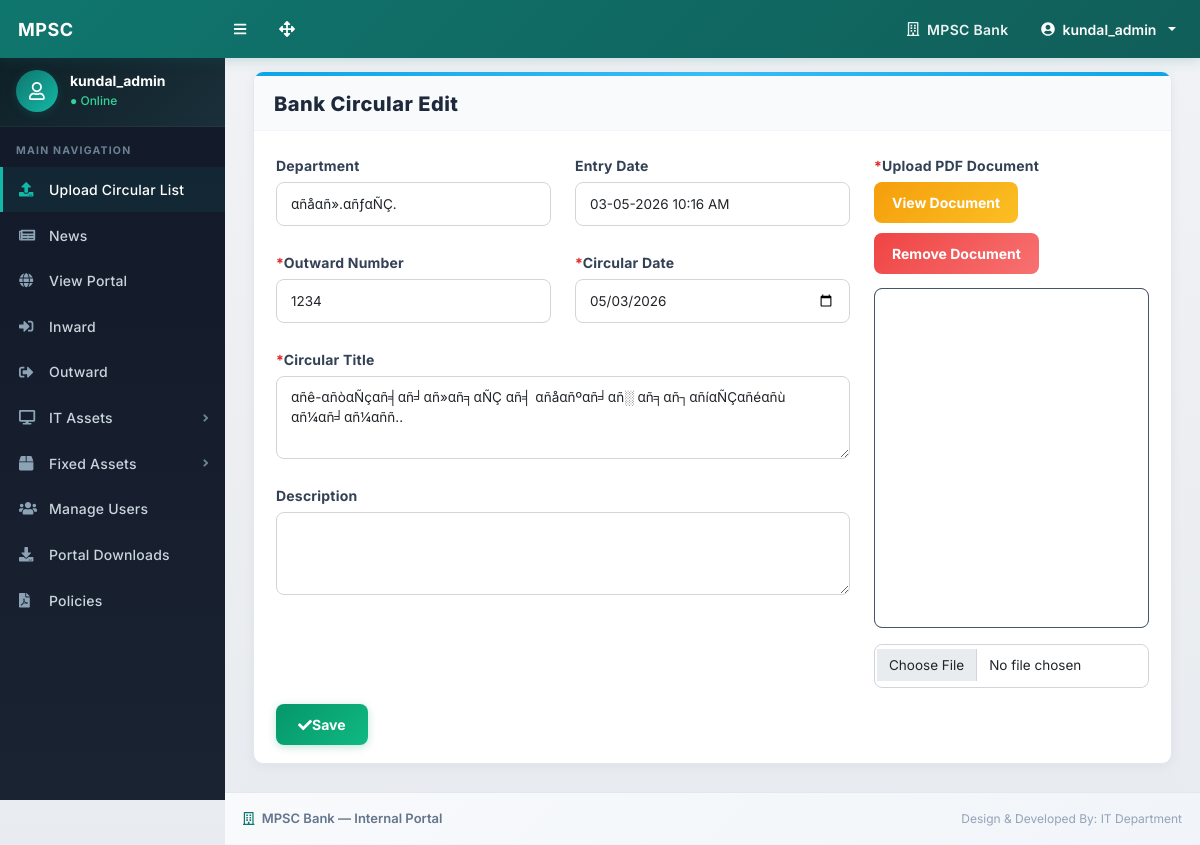
The page /edit-circular.php?id=1 (signed in) on the database its author committed.
### tables this page shows
CREATE TABLE `circulars` (
  `id` int(11) NOT NULL AUTO_INCREMENT,
  `circular_no` varchar(100) NOT NULL,
  `title` text NOT NULL,
  `department` varchar(255) NOT NULL,
  `description` text DEFAULT NULL,
  `file_name` varchar(255) DEFAULT NULL,
  `original_file_name` varchar(255) DEFAULT NULL,
  `publish_date` date NOT NULL,
  `created_by` int(11) DEFAULT NULL,
  `is_active` tinyint(1) NOT NULL DEFAULT 1,
  `created_at` datetime NOT NULL DEFAULT current_timestamp(),
  PRIMARY KEY (`id`)
);

CREATE TABLE `departments` (
  `id` int(11) NOT NULL AUTO_INCREMENT,
  `department_name` varchar(255) NOT NULL,
  `is_active` tinyint(1) NOT NULL DEFAULT 1,
  PRIMARY KEY (`id`)
);

### edit-circular.php (the view, shortened to what this page needs)
<?php
include_once('./includes/config.php');
$id = (int)$_GET['id'];
$getStmt = mysqli_prepare($con, "SELECT * FROM circulars WHERE id=?");
mysqli_stmt_bind_param($getStmt, "i", $id);
mysqli_stmt_execute($getStmt);
$result = mysqli_stmt_get_result($getStmt);
$row = mysqli_fetch_assoc($result);
$deptQuery = mysqli_query($con, "SELECT department_name FROM departments WHERE is_active=1 ORDER BY department_name ASC");
?>
<!DOCTYPE html>
<html lang="en">
<head>
    <link href="./css/styles.css" rel="stylesheet" />
    <link href="./css/custom.css" rel="stylesheet" />
    <link href="./css/circular.css" rel="stylesheet" />
</head>
<body class="sb-nav-fixed">
<?php include_once('./includes/navbar.php'); ?>
<div id="layoutSidenav">
    <?php include_once('./includes/sidebar.php'); ?>
    <div id="layoutSidenav_content">
        <main>
            <div class="container-fluid px-3">
                <div class="edit-circular-page">
                    <div class="edit-circular-panel">
                        <h2 class="edit-circular-title">Bank Circular Edit</h2>
                        <div class="edit-circular-body">
                            <form method="post" enctype="multipart/form-data" class="edit-circular-form">
                                <div class="row">
                                    <div class="col-lg-8">
                                        <div class="row mb-4">
                                            <div class="col-md-6">
                                                <label class="edit-label">Department</label>
                                                <select name="department" class="form-select" required>
                                                    <?php while ($dept = mysqli_fetch_assoc($deptQuery)) { ?>
                                                        <option value="<?php echo htmlspecialchars($dept['department_name']); ?>"
                                                            <?php echo ($row['department'] == $dept['department_name']) ? 'selected' : ''; ?>>
                                                            <?php echo htmlspecialchars($dept['department_name']); ?>
                                                        </option>
                                                    <?php } ?>
                                                </select>
                                            </div>
                                            <div class="col-md-6">
                                                <label class="edit-label">Entry Date</label>
                                                <input type="text" class="form-control" value="<?php echo date('d-m-Y H:i A', strtotime($row['created_at'])); ?>" readonly>
                                            </div>
                                        </div>
                                        <div class="row mb-4">
                                            <div class="col-md-6">
                                                <label class="edit-label"><span class="req">*</span>Outward Number</label>
                                                <input type="text" name="circular_no" class="form-control" value="<?php echo htmlspecialchars($row['circular_no']); ?>" required>
                                            </div>
                                            <div class="col-md-6">
                                                <label class="edit-label"><span class="req">*</span>Circular Date</label>
                                                <input type="date" name="publish_date" class="form-control" value="<?php echo htmlspecialchars($row['publish_date']); ?>" required>
                                            </div>
                                        </div>
                                        <div class="mb-4">
                                            <label class="edit-label"><span class="req">*</span>Circular Title</label>
                                            <textarea name="title" class="form-control" rows="3" required><?php echo htmlspecialchars($row['title']); ?></textarea>
                                        </div>
                                        <div class="mb-4">
                                            <label class="edit-label">Description</label>
                                            <textarea name="description" class="form-control" rows="3"><?php echo htmlspecialchars($row['description']); ?></textarea>
                                        </div>
                                    </div>
                                    <div class="col-lg-4">
                                        <label class="edit-label"><span class="req">*</span>Upload PDF Document</label>
                                        <div class="doc-action-row">
                                            <?php if (!empty($row['file_name'])) { ?>
                                                <a href="uploads/circulars/<?php echo rawurlencode($row['file_name']); ?>" target="_blank" class="doc-btn-view">View Document</a>
                                                <a href="edit-circular.php?id=<?php echo $id; ?>&remove_doc=1" class="doc-btn-remove"
                                                   onclick="return confirm('Remove current document?');">Remove Document</a>
                                            <?php } ?>
                                        </div>
                                        <div class="pdf-preview-box mb-3">
                                            <?php if (!empty($row['file_name'])) { ?>
                                                <iframe src="uploads/circulars/<?php echo rawurlencode($row['file_name']); ?>"></iframe>
                                            <?php } else { ?>
                                                <div style="color:#fff; padding:20px;">No document available.</div>
                                            <?php } ?>
                                        </div>
                                        <input type="file" name="circular_file" class="form-control" accept=".pdf">
                                    </div>
                                </div>
                                <div class="mt-3">
                                    <button type="submit" name="submit" class="save-btn-ref">
                                        <i class="fas fa-check"></i>Save
                                    </button>
                                </div>
                            </form>
                        </div>
                    </div>
                </div>
            </div>
        </main>
        <?php include_once('./includes/footer.php'); ?>
    </div>
</div>
</body>
</html>

### css/custom.css (style rules this page uses)
body { background-color: #f0f2f5 !important; font-family: 'Inter', 'Segoe UI', Arial, Helvetica, sans-serif; -webkit-font-smoothing: antialiased; -moz-osx-font-smoothing: grayscale; }
#layoutSidenav_content { background: linear-gradient(180deg, #f0f2f5 0%, #e8ebef 100%); }
.container-fluid { padding-left: 18px !important; padding-right: 18px !important; }

### css/circular.css (style rules this page uses)
.add-circular-page, .edit-circular-page { background: linear-gradient(180deg, #f0f2f5 0%, #e8ebef 100%); min-height: 100%; padding: 16px 10px 28px 10px; }
.add-circular-panel, .edit-circular-panel { background: #ffffff; border: 1px solid #e2e8f0; border-top: none; border-radius: 10px; overflow: hidden; box-shadow: 0 2px 12px rgba(0,0,0,0.05); }
.add-circular-panel::before, .edit-circular-panel::before { content: ''; display: block; height: 4px; background: linear-gradient(90deg, #0ea5e9, #38bdf8, #0ea5e9); }
.add-circular-title, .edit-circular-title { font-size: 20px; font-weight: 800; color: #1e293b; margin: 0; padding: 16px 20px 14px 20px; border-bottom: 1px solid #f1f5f9; background: #f8fafc; letter-spacing: 0.5px; }
.add-circular-body, .edit-circular-body { padding: 22px 22px 18px 22px; }
.add-label, .edit-label { font-size: 14px; font-weight: 700; color: #334155; margin-bottom: 6px; letter-spacing: 0.2px; }
.add-label .req, .edit-label .req { color: #dc2626; }
.add-circular-form .form-control, .add-circular-form .form-select, .edit-circular-form .form-control, .edit-circular-form .form-select { min-height: 44px; border: 1.5px solid #d1d5db; border-radius: 8px !important; box-shadow: none !important; font-size: 13.5px; padding: 10px 14px; background: #fff; transition: border-color 0.2s ease, box-shadow 0.2s ease; }
.add-circular-form textarea.form-control, .edit-circular-form textarea.form-control { min-height: 80px; resize: vertical; }
.save-btn-ref { background: linear-gradient(135deg, #059669 0%, #10b981 100%); color: #fff !important; border: none; border-radius: 8px; padding: 10px 22px; font-size: 14px; font-weight: 700; box-shadow: 0 2px 8px rgba(5, 150, 105, 0.25); transition: all 0.25s ease; cursor: pointer; }
.doc-action-row { display: flex; gap: 10px; flex-wrap: wrap; margin-bottom: 14px; }
.doc-btn-view { display: inline-block; background: linear-gradient(135deg, #f59e0b 0%, #fbbf24 100%); color: #fff !important; text-decoration: none; border-radius: 8px; padding: 10px 18px; font-size: 14px; font-weight: 700; transition: all 0.25s ease; }
.doc-btn-remove { display: inline-block; background: linear-gradient(135deg, #ef4444 0%, #f87171 100%); color: #fff !important; text-decoration: none; border-radius: 8px; padding: 10px 18px; font-size: 14px; font-weight: 700; border: none; transition: all 0.25s ease; cursor: pointer; }
.pdf-preview-box { background: #1e293b; border: 1px solid #475569; height: 340px; overflow: hidden; border-radius: 8px; }
.pdf-preview-box iframe { width: 100%; height: 100%; border: none; background: #fff; }

### rows shown on the page
circulars: department "αñåαñ».αñƒαÑÇ.", created_at "03-05-2026 10:16 AM", circular_no "1234", publish_date "05/03/2026", title "αñê-αñòαÑçαñ╡αñ╛αñ»αñ╕αÑÇ αñ╡ αñåαñºαñ╛αñ░ αñ╕αñ┐αñíαÑÇαñéαñù αñ¼αñ╛αñ¼αññ.."

### other values the page prints
$_SESSION['login'] "kundal_admin"
